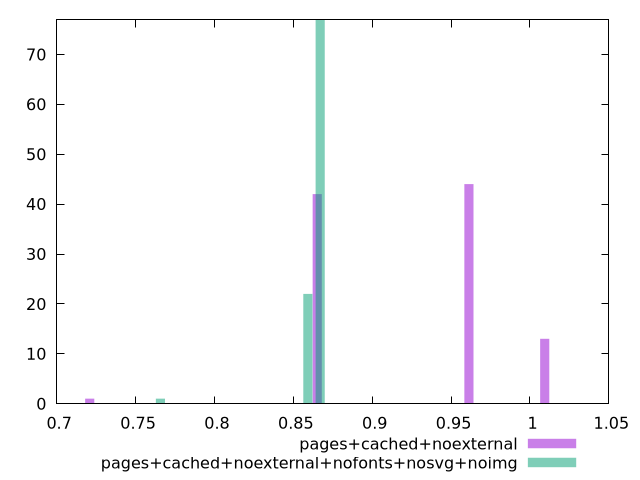

Reproduce this figure in gnuplot.
$_pagesCachedNoexternal <<EOF
1.0093528137761372 13
0.8651595546652604 42
0.9612883940725115 44
0.7209662955543836 1
EOF
$_pagesCachedNoexternalNofontsNosvgNoimg <<EOF
0.8592469440060211 22
0.8670346806586436 77
0.7657941041745505 1
EOF
set key outside below
set terminal pngcairo
set output "report_00005_2020-11-02T22-26-11.212Z/uses-http2/uses-http2_pages+cached+noexternal_pages+cached+noexternal+nofonts+nosvg+noimg+hist.png"
set boxwidth 0.005767730364435071
set style fill transparent solid 0.5 noborder
set yrange [0:77]
plot $_pagesCachedNoexternal title "pages+cached+noexternal" with boxes ,$_pagesCachedNoexternalNofontsNosvgNoimg title "pages+cached+noexternal+nofonts+nosvg+noimg" with boxes ,
